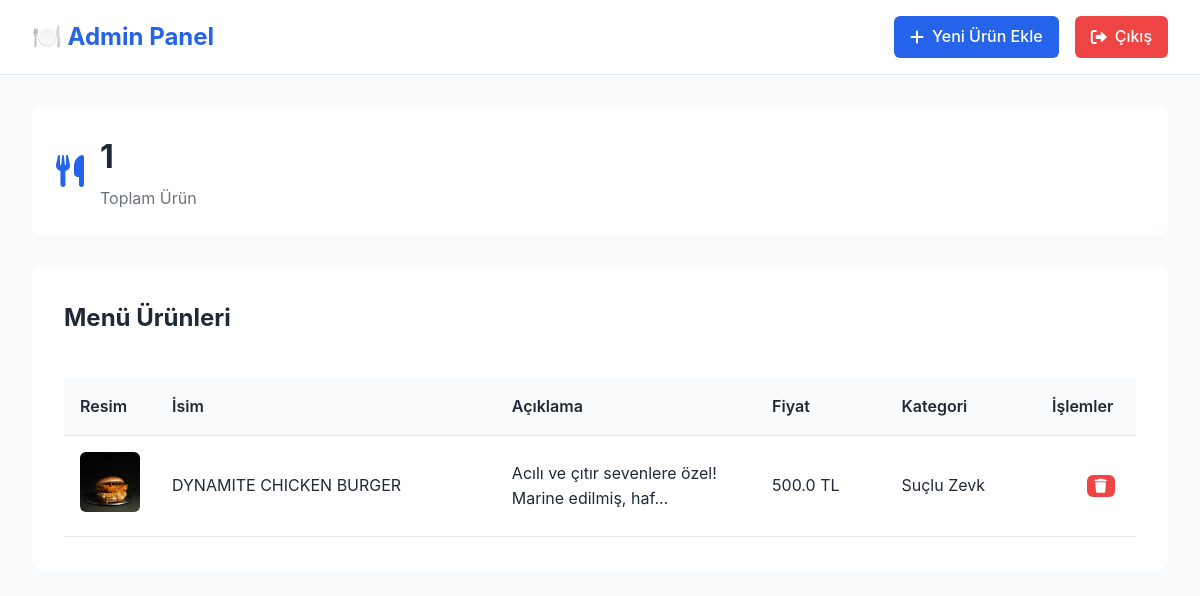
/admin (signed in), run on the app's committed database.
### tables this page shows
CREATE TABLE menu_items (
            id INTEGER PRIMARY KEY AUTOINCREMENT,
            isim TEXT NOT NULL,
            aciklama TEXT,
            fiyat REAL NOT NULL,
            kategori TEXT,
            resim TEXT
        );

### app.py (the view)
    def decorated_function(*args, **kwargs):
        if 'admin_logged_in' not in session:
            return redirect(url_for('admin_login'))
        return f(*args, **kwargs)

### app.py (called while the page is built)
def get_db_connection():
    conn = sqlite3.connect('menu.db')
    conn.row_factory = sqlite3.Row
    return conn

def admin_required(f):
    def decorated_function(*args, **kwargs):
        if 'admin_logged_in' not in session:
            return redirect(url_for('admin_login'))
        return f(*args, **kwargs)
    decorated_function.__name__ = f.__name__
    return decorated_function

@app.route('/admin')
@admin_required
def admin_dashboard():
    conn = get_db_connection()
    menu_items = conn.execute('SELECT * FROM menu_items ORDER BY id DESC').fetchall()
    conn.close()
    return render_template('admin/dashboard.html', menu_items=menu_items)

### templates/admin/dashboard.html (shortened to what this page needs)
<!DOCTYPE html>
<html lang="tr">
<head>
    <link rel="stylesheet" href="{{ url_for('static', filename='admin.css') }}">
    <link rel="stylesheet" href="https://cdnjs.cloudflare.com/ajax/libs/font-awesome/6.0.0/css/all.min.css">
</head>
<body>
    <div class="admin-container">
        <header class="admin-header">
            <div class="header-content">
                <h1>🍽️ Admin Panel</h1>
                <div class="header-actions">
                    <a href="{{ url_for('admin_add_item') }}" class="btn btn-primary">
                        <i class="fas fa-plus"></i> Yeni Ürün Ekle
                    </a>
                    <a href="{{ url_for('admin_logout') }}" class="btn btn-danger">
                        <i class="fas fa-sign-out-alt"></i> Çıkış
                    </a>
                </div>
            </div>
        </header>
        <main class="admin-main">
            <div class="dashboard-stats">
                <div class="stat-card">
                    <i class="fas fa-utensils"></i>
                    <div class="stat-info">
                        <h3>{{ menu_items|length }}</h3>
                        <p>Toplam Ürün</p>
                    </div>
                </div>
            </div>
            <div class="content-section">
                <h2>Menü Ürünleri</h2>
                {% if menu_items %}
                    <div class="table-container">
                        <table class="admin-table">
                            <thead>
                                <tr>
                                    <th>Resim</th>
                                    <th>İsim</th>
                                    <th>Açıklama</th>
                                    <th>Fiyat</th>
                                    <th>Kategori</th>
                                    <th>İşlemler</th>
                                </tr>
                            </thead>
                            <tbody>
                                {% for item in menu_items %}
                                <tr>
                                    <td class="image-cell">
                                        {% if item.resim %}
                                            <img src="{{ url_for('static', filename='images/' + item.resim) }}"
                                                 alt="{{ item.isim }}" class="item-thumbnail">
                                        {% else %}
                                            <div class="no-image">Resim Yok</div>
                                        {% endif %}
                                    </td>
                                    <td>{{ item.isim }}</td>
                                    <td class="description-cell">{{ item.aciklama[:50] }}{% if item.aciklama|length > 50 %}...{% endif %}</td>
                                    <td>{{ item.fiyat }} TL</td>
                                    <td>{{ item.kategori }}</td>
                                    <td class="actions-cell">
                                        <a href="{{ url_for('admin_edit_item', id=item.id) }}"
                                           class="btn btn-small btn-edit" title="Düzenle">
                                            <i class="fas fa-edit"></i>
                                        </a>
                                        <a href="{{ url_for('admin_delete_item', id=item.id) }}"
                                           class="btn btn-small btn-delete"
                                           onclick="return confirm('Bu ürünü silmek istediğinizden emin misiniz?')"
                                           title="Sil">
                                            <i class="fas fa-trash"></i>
                                        </a>
                                    </td>
                                </tr>
                                {% endfor %}
                            </tbody>
                        </table>
                    </div>
                {% endif %}
            </div>
        </main>
    </div>
</body>
</html>

### static/admin.css (style rules this page uses)
:root { --primary-color: #2563eb; --secondary-color: #6b7280; --dark-color: #1f2937; --light-color: #f9fafb; --border-color: #e5e7eb; --success-color: #10b981; --danger-color: #ef4444; }
* { margin: 0; padding: 0; box-sizing: border-box; }
body { font-family: -apple-system, BlinkMacSystemFont, 'Segoe UI', Roboto, sans-serif; background-color: var(--light-color); color: var(--dark-color); line-height: 1.6; }
.admin-container { min-height: 100vh; background: var(--light-color); }
.admin-header { background: white; border-bottom: 1px solid var(--border-color); padding: 1rem 2rem; box-shadow: var(--shadow); }
.header-content { display: flex; justify-content: space-between; align-items: center; max-width: 1200px; margin: 0 auto; }
.header-content h1 { color: var(--primary-color); font-size: 1.5rem; }
.header-actions { display: flex; gap: 1rem; }
.admin-main { max-width: 1200px; margin: 0 auto; padding: 2rem; }
.btn { display: inline-flex; align-items: center; gap: 0.5rem; padding: 0.5rem 1rem; border: none; border-radius: 6px; text-decoration: none; font-weight: 500; cursor: pointer; transition: all 0.3s ease; }
.btn-primary { background: var(--primary-color); color: white; }
.btn-danger { background: var(--danger-color); color: white; }
.btn-small { padding: 0.25rem 0.5rem; font-size: 0.875rem; }
.btn-edit { background: var(--info-color); color: white; }
.btn-delete { background: var(--danger-color); color: white; }
.dashboard-stats { display: grid; grid-template-columns: repeat(auto-fit, minmax(200px, 1fr)); gap: 1.5rem; margin-bottom: 2rem; }
.stat-card { background: white; padding: 1.5rem; border-radius: 8px; box-shadow: var(--shadow); display: flex; align-items: center; gap: 1rem; }
.stat-card i { font-size: 2rem; color: var(--primary-color); }
.stat-info h3 { font-size: 2rem; color: var(--dark-color); margin-bottom: 0.25rem; }
.stat-info p { color: var(--secondary-color); }
.content-section { background: white; border-radius: 8px; box-shadow: var(--shadow); padding: 2rem; margin-bottom: 2rem; }
.content-section h2 { color: var(--dark-color); margin-bottom: 1.5rem; font-size: 1.5rem; }
.table-container { overflow-x: auto; }
.admin-table { width: 100%; border-collapse: collapse; margin-top: 1rem; }
.admin-table th, .admin-table td { padding: 1rem; text-align: left; border-bottom: 1px solid var(--border-color); }
.admin-table th { background: var(--light-color); font-weight: 600; color: var(--dark-color); }
.image-cell { width: 80px; }
.item-thumbnail { width: 60px; height: 60px; object-fit: cover; border-radius: 6px; }
.description-cell { max-width: 200px; }
.actions-cell { width: 100px; text-align: center; }

### data on the page
menu_items: resim (picture), isim "DYNAMITE CHICKEN BURGER", aciklama "Acılı ve çıtır sevenlere özel! Marine edilmiş, haf", fiyat "500.0", kategori "Suçlu Zevk"

### other printed values
{{ menu_items|length }} "1"
